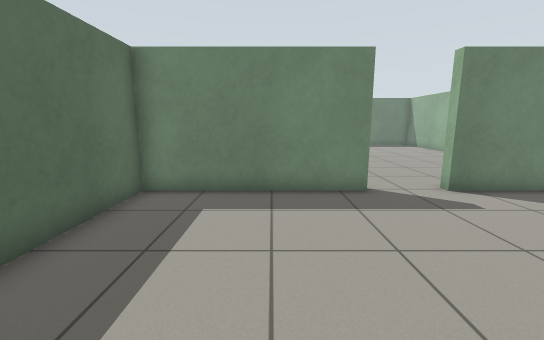
view 1 (above)

12 first-person views from a walk through a robot-simulator world made for Gazebo. The camera is 1 m above the floor, tilts 10° down and sees 90° across. The floor is counted in squares, 0.5 m on a side. Each view is taken from the middle of a square. On the plan, view 1 faces up. The plan holds only what a view shows up to about 16 squares ahead; the rest is blank. The place goes on beyond the plan.

view 2
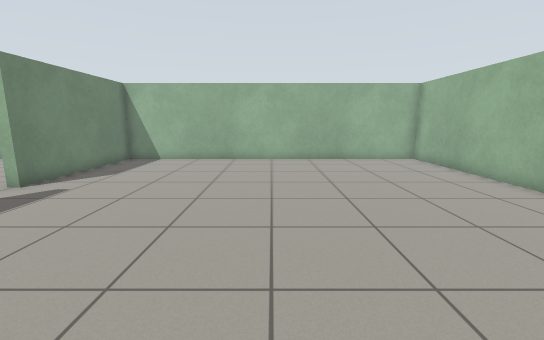

view 3
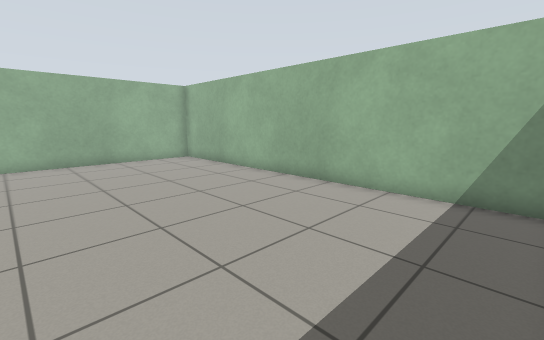

view 4
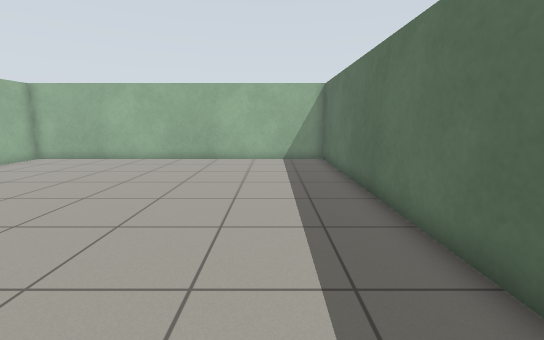

view 5
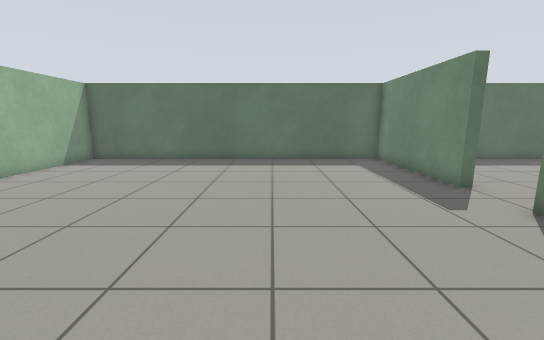

view 6
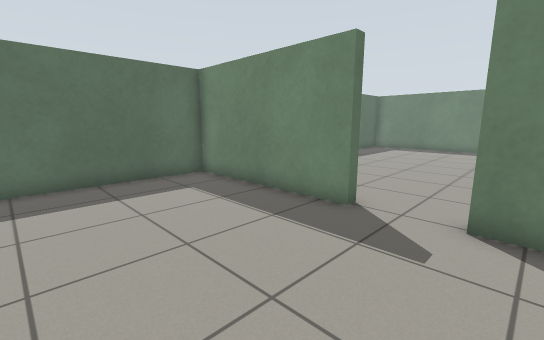

view 7
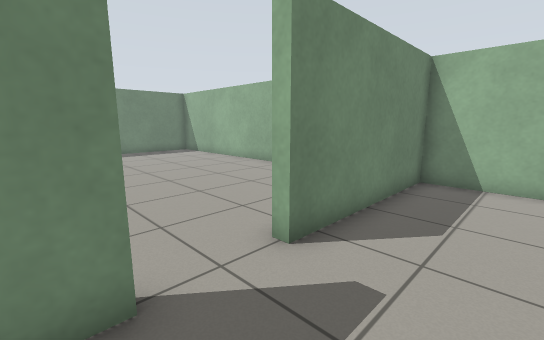

view 8
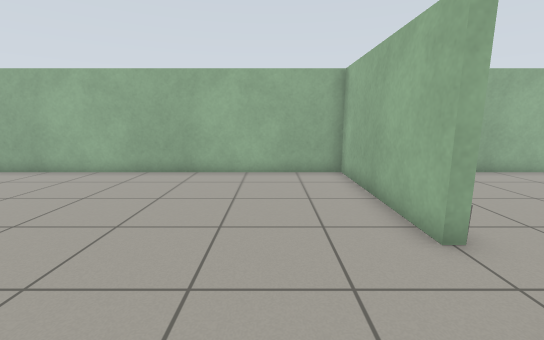

view 9
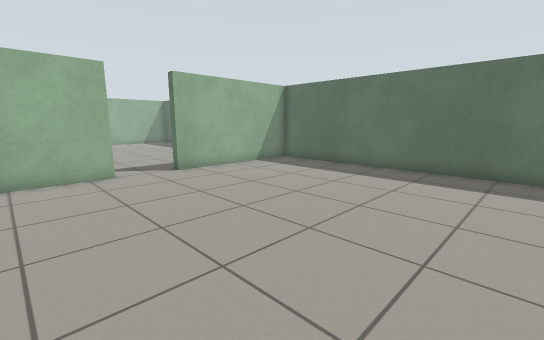

view 10
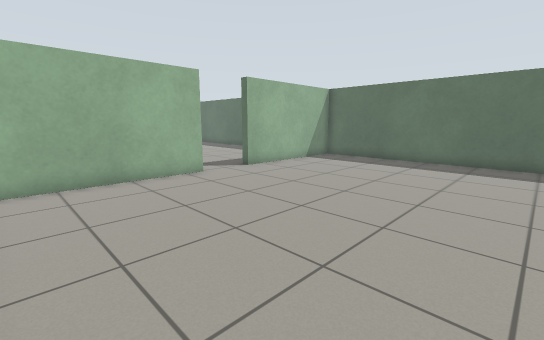

view 11
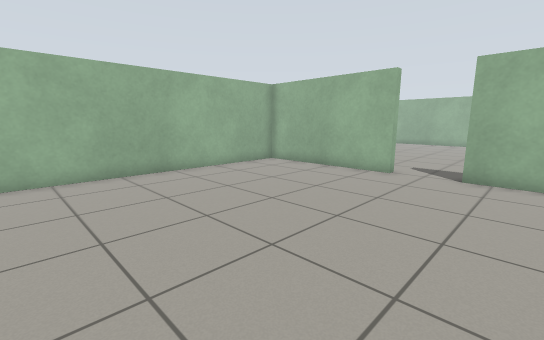

view 12
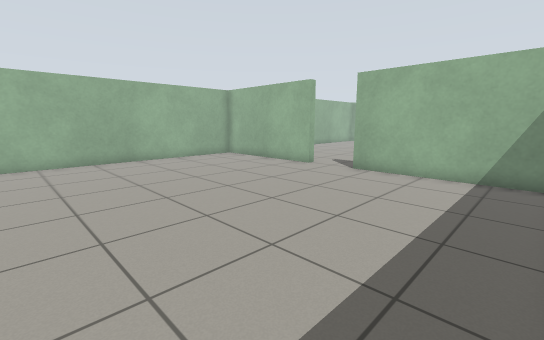

### Floor plan
Points are (right, up) in squares from view 1. A wall is a line through its corners. A room is listed if a view was taken in it or the views show most of it. See-through windows are left out.
Room 1 (views 1, 2, 3, 4, 5, 6, 7)
walls: (2.8, 8.2) (2.8, 7.8) (-3.8, 7.8) (-3.8, -7.8) (11.8, -7.8) (11.8, 7.8) (5.2, 7.8) (5.2, 8.2)
ways out: opening at (4, 8) to room 2
Room 2 (views 8, 9, 10, 11, 12)
walls: (5.2, 8.2) (11.8, 8.2) (11.8, 19.5); (-3.8, 19.1) (-3.8, 8.2) (2.8, 8.2)
ways out: opening at (4, 8) to room 1

Positions as (right, up) in squares from view 1, and headings:
1: (0, 0), facing up
2: (-3, 0), facing right
3: (-3, 0), facing down-right
4: (-1, 7), facing down
5: (11, 2), facing left
6: (6, 2), facing up-left
7: (2, 5), facing up-right
8: (1, 11), facing right
9: (8, 19), facing down-left
10: (11, 18), facing down-left
11: (1, 19), facing down-right
12: (-3, 19), facing down-right
